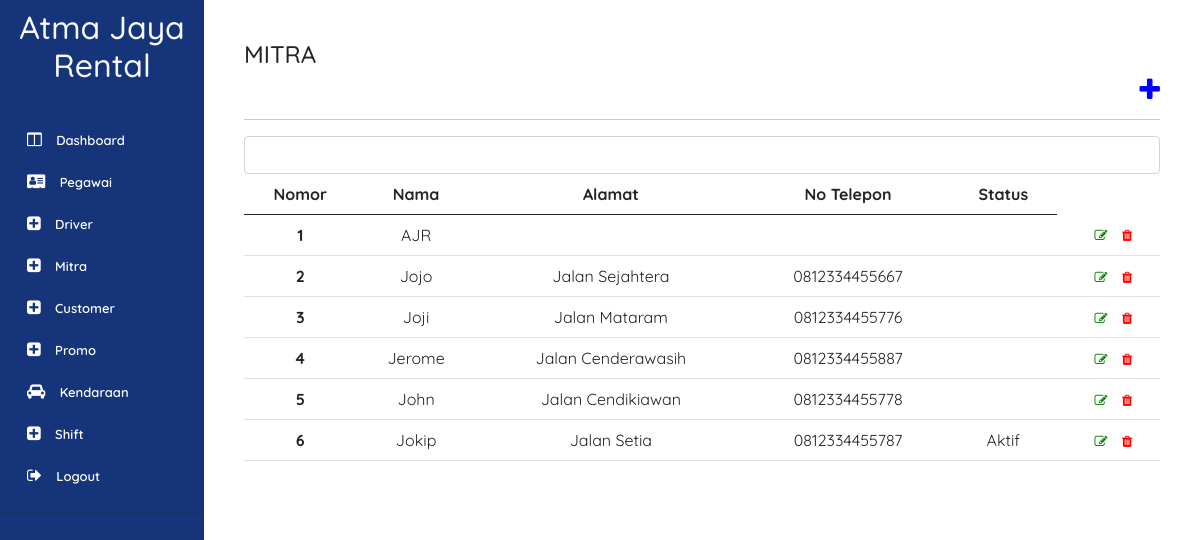
/page/mitra.php (signed in), run on the app's committed database.
### tables this page shows
CREATE TABLE `mitra` (
  `ID_MITRA` int(5) UNSIGNED ZEROFILL NOT NULL,
  `NAMA_MITRA` varchar(100) DEFAULT NULL,
  `ALAMAT_MITRA` varchar(100) DEFAULT NULL,
  `NO_TELP_MITRA` char(15) DEFAULT NULL,
  `NO_KTP_MITRA` varchar(16) NOT NULL,
  `STATUS_MITRA` varchar(15) NOT NULL
);

### page/mitra.php (the view, shortened to what this page needs)
<?php
 include '../component/sidebarAdmin.php'
?>
<!doctype html>
<html lang="en">
  <head>
    <link href="https://cdn.jsdelivr.net/npm/bootstrap@5.0.2/dist/css/bootstrap.min.css" rel="stylesheet">
    <link href="style.css" rel="stylesheet">
    <div class="container p-3 m-4 h-100" style="background-color: #FFFFFF" >
        <h4 >MITRA</h4>
        <div class="d-grid gap-2">
            <a href="./tambahMitraPage.php?id='.$data[0].'"><i style="color:blue" class="fa fa-plus fa-2x pull-right" ></i></a>
        </div>
        <hr>
            <table class="table">
                <thead>
                    <tr>
                        <th style="text-align:center"scope="col">Nomor</th>
                        <th style="text-align:center"scope="col">Nama</th>
                        <th style="text-align:center"scope="col">Alamat</th>
                        <th style="text-align:center"scope="col">No Telepon</th>
                        <th style="text-align:center"scope="col">Status</th>
                    </tr>
                </thead>
                <tbody>
                <form action="./mitra.php" method="post">
                    <input type="search" class="form-control" id="nama_mitra" name="nama_mitra" aria-describedby="emailHelp">
                </form>
                <tbody>
                <?php
                if(isset($_POST['cari'])){
                    include('../db.php');
                    $nama_mitra = $_POST['nama_mitra'];
                    $query = mysqli_query($con, "SELECT * FROM mitra WHERE nama_mitra LIKE '%$nama_mitra%'") or die(mysqli_error($con));
                }else{
                    $query = mysqli_query($con, "SELECT * FROM mitra") or die(mysqli_error($con));
                }
                    if (mysqli_num_rows($query) == 0) {
                        echo '<tr> <td colspan="7"> Tidak ada data </td> </tr>';
                    }else{
                        $no = 1;
                    while($data = mysqli_fetch_array($query)){
                        echo'
    <tr style="text-align:center">
        <th scope="row">'.$no.'</th>
        <td >'.$data[1].'</td>
        <td>'.$data[2].'</td>
        <td>'.$data[3].'</td>
        <td>'.$data[5].'</td>
        <td>
            <a href="./editMitraPage.php?id='.$data[0].'"><i style="color: green" class="fa fa-edit"></i></a>
            <a href="../process/hapusMitraProcess.php?id='.$data[0].'"
                onClick="return confirm ( \'Ingin melakukan aksi ini?\')">
                <i style="color: red" class="fa fa-trash"></i>
            </a>
        </td>
    </tr>';
 $no++;
    }
    }
    ?>
 </tbody>
 </table>
 </div>
 </aside>
</body>
</html>

### style/style.css (style rules this page uses)
* { font-family: 'Quicksand', sans-serif; }

### component/sidebarAdmin.php (style rules this page uses)
* { font-family: "Quicksand", sans-serif; }
a { padding-left: 10px; font-size: 13px; text-decoration: none !important; color: #ffffff !important; }
i { color:white; }

### data on the page
mitra: NAMA_MITRA "AJR"
mitra: NAMA_MITRA "Jojo", ALAMAT_MITRA "Jalan Sejahtera", NO_TELP_MITRA "0812334455667"
mitra: NAMA_MITRA "Joji", ALAMAT_MITRA "Jalan Mataram", NO_TELP_MITRA "0812334455776"
mitra: NAMA_MITRA "Jerome", ALAMAT_MITRA "Jalan Cenderawasih", NO_TELP_MITRA "0812334455887"
mitra: NAMA_MITRA "John", ALAMAT_MITRA "Jalan Cendikiawan", NO_TELP_MITRA "0812334455778"
mitra: NAMA_MITRA "Jokip", ALAMAT_MITRA "Jalan Setia", NO_TELP_MITRA "0812334455787", STATUS_MITRA "Aktif"
